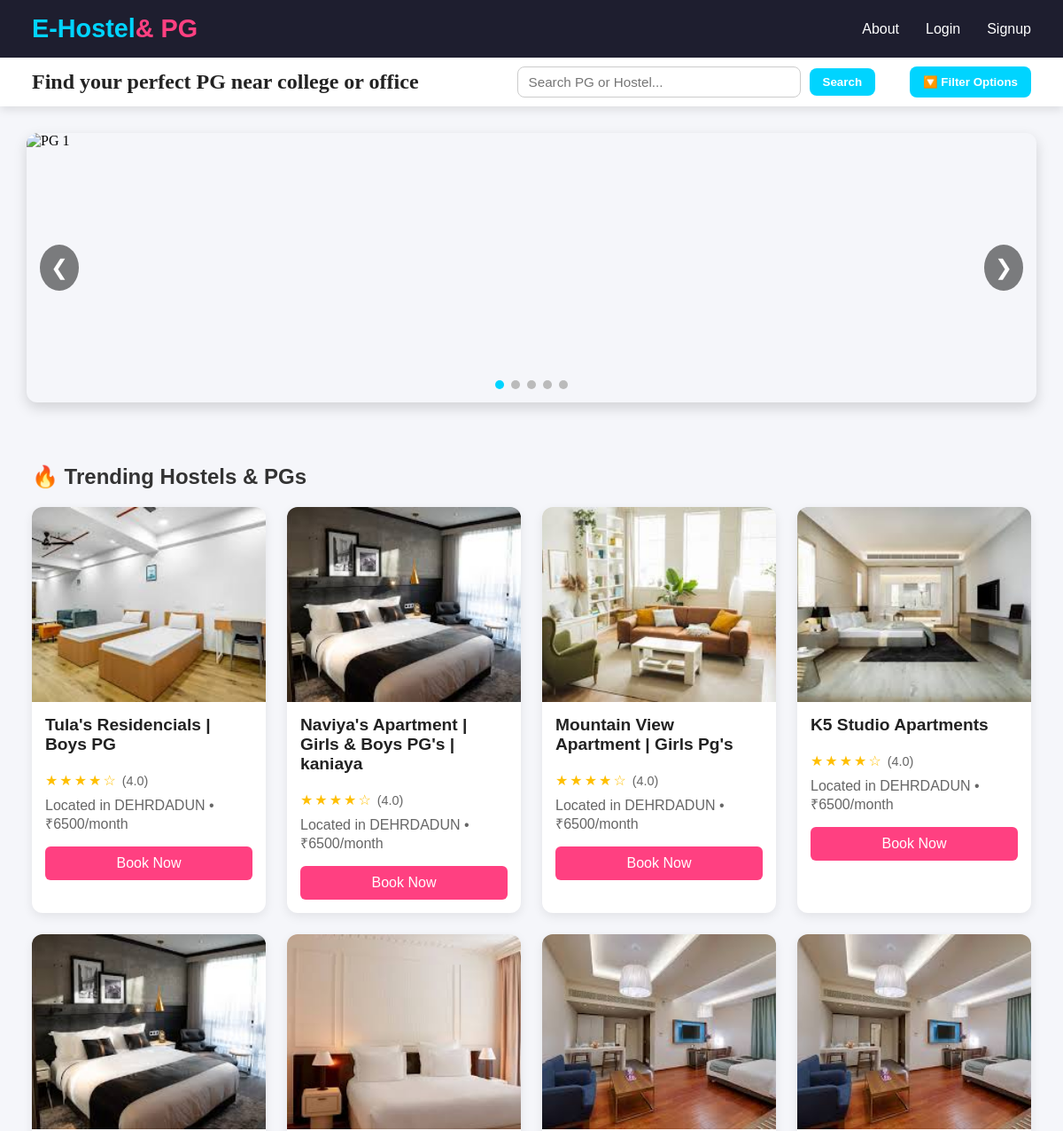
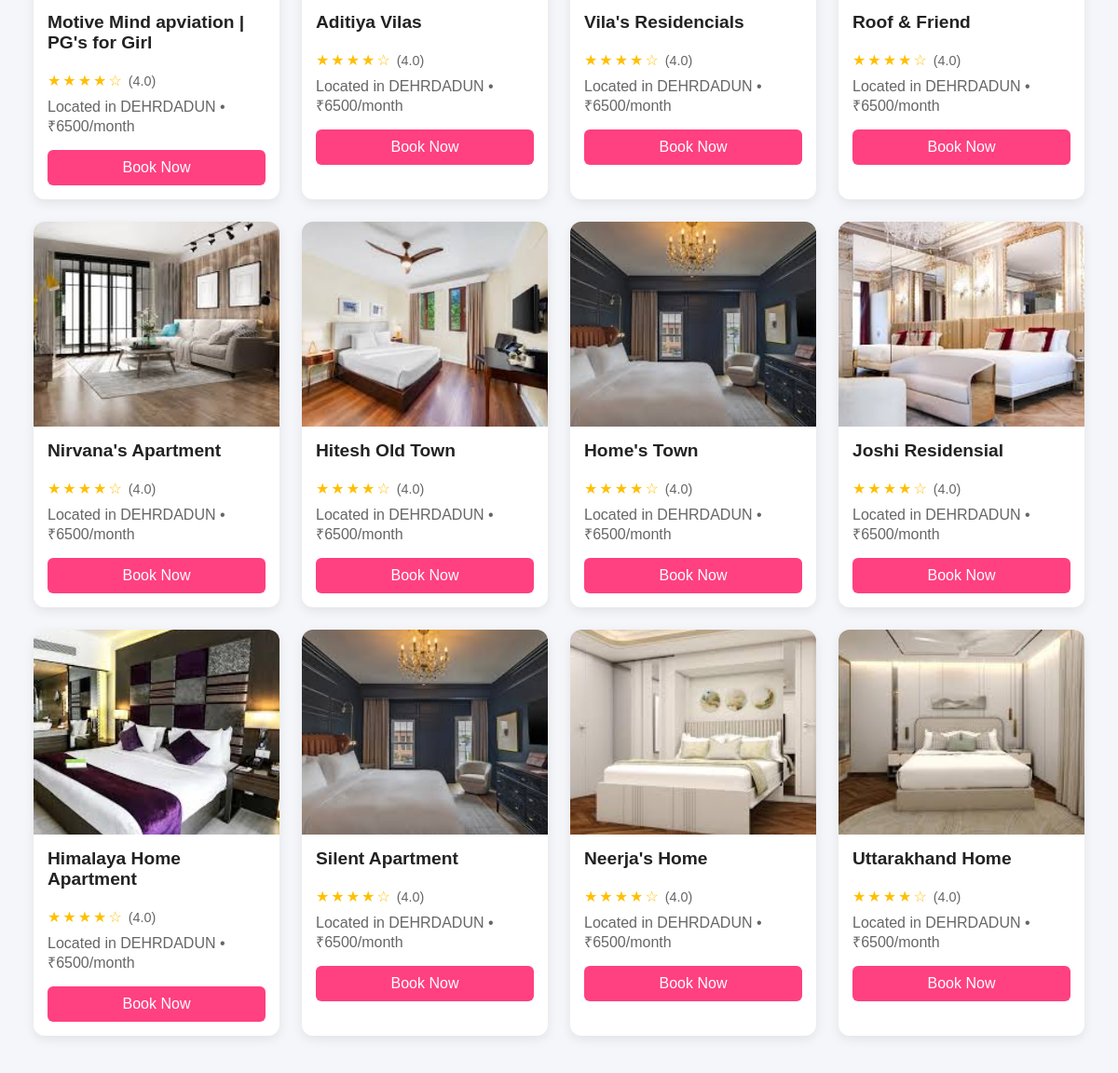
The page / on the database its author committed (2 pictures, top to bottom).
### pgs/models.py (models this page shows, shortened)
class PGImage(models.Model):
    pg = models.ForeignKey(PgListing, on_delete=models.CASCADE, related_name="images")
    pg_image = models.ImageField(upload_to='pg_images/')
    uploaded_at = models.DateTimeField(auto_now_add=True)

class PgListing(models.Model):
    owner = models.ForeignKey(Users, on_delete=models.CASCADE)
    title = models.CharField(max_length=100)
    slug = models.SlugField(max_length=200,unique=True)
    description = models.TextField()
    address = models.CharField(max_length=255)
    city = models.CharField(max_length=100)
    state = models.CharField(max_length=100)
    pin_code = models.CharField(max_length=10)
    price_per_month = models.DecimalField(max_digits=10, decimal_places=2)
    available_from = models.DateField(auto_now_add=False)
    is_available = models.BooleanField(default=True)
    type_of_pg = models.CharField(max_length=20,blank=True,null=True, choices=[
        ('boys','Boys'),
        ('girls','Girls'),
        ('coed','Coed'),
        ('family','Family')
    ])
    amenities = models.TextField(help_text="Comma-separated list of amenities", blank=True, null=True)
    sharing_type = models.CharField(max_length=20, choices=[
        ('single','Single'),
        ('double','Double'),
        ('triple','Triple'),
        ('quad','Quad'),
    ])
    created_at = models.DateTimeField(auto_now_add=True)
    updated_at = models.DateTimeField(auto_now=True)

### PgFinder/views.py (the view)
# urls.py: 2. Add a URL to urlpatterns:  path('', views.home, name='home')
def home(request):
    pg_listings = PgListing.objects.filter(owner__is_owner=True)
    pg_images = PGImage.objects.all()
    context = {
        'pg_listings': pg_listings,
        'pg_images': pg_images,
    }
    return render(request, 'home.html', context)

### users/context_processors.py (called while the page is built)
def booking_counts(request):
    pending = 0
    confirmed = 0
    user = getattr(request, 'user', None)
    if user and user.is_authenticated:
        pending = Booking.objects.filter(tenant=user, status='pending').count()
        confirmed = Booking.objects.filter(tenant=user, status='confirmed').count()
    return {
        'pending_bookings_count': pending,
        'confirmed_bookings_count': confirmed,
    }

### templates/home.html (shortened to what this page needs)
{% extends "base.html" %}
{% load static %}
{% block newlink %}
<link rel="stylesheet" href="{%static 'css/dashboard.css'%}">
{% endblock %}
  {% block content %}
  <div class="filter-bar fixed">
    <div class="filter-wrapper">
      <h1>Find your perfect PG near college or office</h1>
       <form action="{% url 'search' %}">
         <input type="text" name="keyword" placeholder="Search PG or Hostel..." class="search-bar" />
       <button class="search-btn">Search</button>
       </form>
    <button class="filter-toggle">🔽 Filter Options</button>
  </div>
</div>
<section class="slider-section">
  <div class="slider">
    <div class="slides">
      <img src="https://images.unsplash.com/photo-1618773928121-c32242e63f39?ixlib=rb-4.1.0&auto=format&fit=crop&q=80&w=870" alt="PG 1">
    </div>
    <button class="arrow prev">&#10094;</button>
    <button class="arrow next">&#10095;</button>
    <div class="dots">
      <span class="dot active"></span>
      <span class="dot"></span>
      <span class="dot"></span>
      <span class="dot"></span>
      <span class="dot"></span>
    </div>
  </div>
</section>
<section class="dashboard-content">
  <h2>🔥 Trending Hostels & PGs</h2>
  <div class="cards-container">
     {% for pg in pg_listings %}
    <div class="card">
      {% for pgimg in pg.images.all|slice:":1" %}
      <img src="{{ pgimg.pg_image.url }}" alt="Hostel 1" />
      {% endfor %}
      <h3>{{pg.title}}</h3>
      <div class="rating">
        <span>★</span><span>★</span><span>★</span><span>★</span><span>☆</span>
        <span class="rating-number">(4.0)</span>
      </div>
      <p>Located in {{pg.city}} • ₹6500/month</p>
      <a href="{% url 'pg_detail' pg.slug %}">Book Now</a>
    </div>
    {% endfor %}
  </div>
</section>
{% endblock %}

### PgFinder/static/css/nav.css (style rules this page uses)
* { margin: 0; padding: 0; box-sizing: border-box; }

### PgFinder/static/css/dashboard.css (style rules this page uses)
* { margin: 0; padding: 0; box-sizing: border-box; }
:root { --max-site-width: 1400px; --gutter: clamp(16px, 3vw, 80px); --navbar-height: 65px; --accent: #00d4ff; --accent-2: #ff4081; }
.search-bar { padding: 8px 12px; width: clamp(140px, 28vw, 320px); border-radius: 8px; border: 1px solid #ccc; font-size: 0.95rem; }
.search-btn { padding: 8px 15px; border-radius: 8px; border: none; background-color: #00d4ff; color: white; cursor: pointer; font-weight: 600; transition: background 0.3s; margin-right: clamp(8px, 2vw, 30px); }
.filter-bar.fixed { background-color: #fff; box-shadow: 0 4px 10px rgba(0, 0, 0, 0.1); padding: 10px var(--gutter); position: sticky; top: var(--navbar-height); z-index: 999; display: flex; justify-content: space-between; align-items: center; }
.filter-wrapper { position: relative; display: flex; align-items: center; gap: 15px; width: 100%; }
.filter-wrapper h1 { flex: 1; font-size: 1.5rem; color: #222; margin: 0; }
.filter-wrapper form { display: flex; gap: 10px; align-items: center; }
.filter-toggle { background-color: #00d4ff; color: white; border: none; padding: 10px 15px; border-radius: 8px; cursor: pointer; font-weight: 600; transition: background 0.3s; }
.slider-section { background-color: #f5f6fa; overflow: hidden; padding: 30px 0; }
.slider { width: 100%; max-width: min(var(--max-site-width), 95%); margin: 0 auto; position: relative; overflow: hidden; border-radius: 12px; box-shadow: 0 6px 15px rgba(0, 0, 0, 0.15); }
.slides { display: flex; transition: transform 0.45s ease-in-out; will-change: transform; }
.slides img { width: 100%; flex: 0 0 100%; height: clamp(200px, 38vh, 420px); object-fit: cover; border-radius: 12px; }
.arrow { position: absolute; top: 50%; transform: translateY(-50%); background-color: rgba(0, 0, 0, 0.5); color: white; border: none; padding: clamp(6px, 1.6vw, 12px); font-size: clamp(16px, 2.2vw, 24px); border-radius: 50%; cursor: pointer; z-index: 10; transition: background 0.3s ease; }
.prev { left: 15px; }
.next { right: 15px; }
.dots { position: absolute; bottom: 15px; left: 50%; transform: translateX(-50%); display: flex; gap: 8px; }
.dot { height: 10px; width: 10px; background-color: #bbb; border-radius: 50%; cursor: pointer; transition: background-color 0.3s; }
.dot.active { background-color: #00d4ff; }
.dashboard-content { padding: clamp(20px, 4vw, 40px) var(--gutter); background-color: #f5f6fa; font-family: 'Poppins', sans-serif; max-width: var(--max-site-width); margin: 0 auto; }
.dashboard-content h2 { margin-bottom: 20px; color: #333; }
.cards-container { display: grid; grid-template-columns: repeat(auto-fit, minmax(280px, 1fr)); gap: clamp(16px, 2.4vw, 40px); }
.card { background-color: white; border-radius: 12px; box-shadow: 0 4px 12px rgba(0, 0, 0, 0.08); overflow: hidden; transition: transform 0.3s ease, box-shadow 0.3s ease; display: flex; flex-direction: column; min-height: 360px; }
.card img { width: 100%; height: clamp(160px, 28vh, 220px); object-fit: cover; }
.card h3 { font-size: 1.2rem; margin: 15px; color: #222; }
.card p { margin: 0 15px 15px; color: #666; }
.card a { background-color: #ff4081; text-decoration: none; text-align: center; color: white; border: none; margin: 0 15px 15px; padding: 10px; border-radius: 6px; cursor: pointer; transition: background 0.3s; }
.rating { display: flex; align-items: center; margin: 5px 15px 10px; }
.rating span { color: #ffbf00; font-size: 1rem; margin-right: 2px; }
.rating .rating-number { color: #666; font-size: 0.9rem; margin-left: 5px; }
@media (min-width: 1100px) and (max-width: 1599px) { .cards-container { grid-template-columns: repeat(4, minmax(220px, 1fr)); gap: clamp(12px, 2vw, 32px); } }

### rows shown on the page
PgListing: title "Tula's Residencials | Boys PG", city "DEHRDADUN"
PGImage: pg_image (picture)
PgListing: title "Naviya's Apartment | Girls & Boys PG's | kaniaya", city "DEHRDADUN"
PGImage: pg_image (picture)
PgListing: title "Mountain View Apartment | Girls Pg's", city "DEHRDADUN"
PGImage: pg_image (picture)
PgListing: title "K5 Studio Apartments", city "DEHRDADUN"
PGImage: pg_image (picture)
PgListing: title "Motive Mind apviation | PG's for Girl", city "DEHRDADUN"
PGImage: pg_image (picture)
PgListing: title "Aditiya Vilas", city "DEHRDADUN"
PGImage: pg_image (picture)
PgListing: title "Vila's Residencials", city "DEHRDADUN"
PGImage: pg_image (picture)
PgListing: title "Roof & Friend", city "DEHRDADUN"
PGImage: pg_image (picture)
PgListing: title "Nirvana's Apartment", city "DEHRDADUN"
PGImage: pg_image (picture)
PgListing: title "Hitesh Old Town", city "DEHRDADUN"
PGImage: pg_image (picture)
PgListing: title "Home's Town", city "DEHRDADUN"
PGImage: pg_image (picture)
PgListing: title "Joshi Residensial", city "DEHRDADUN"
PGImage: pg_image (picture)
PgListing: title "Himalaya Home Apartment", city "DEHRDADUN"
PGImage: pg_image (picture)
PgListing: title "Silent Apartment", city "DEHRDADUN"
PGImage: pg_image (picture)
PgListing: title "Neerja's Home", city "DEHRDADUN"
PGImage: pg_image (picture)
PgListing: title "Uttarakhand Home", city "DEHRDADUN"
PGImage: pg_image (picture)
